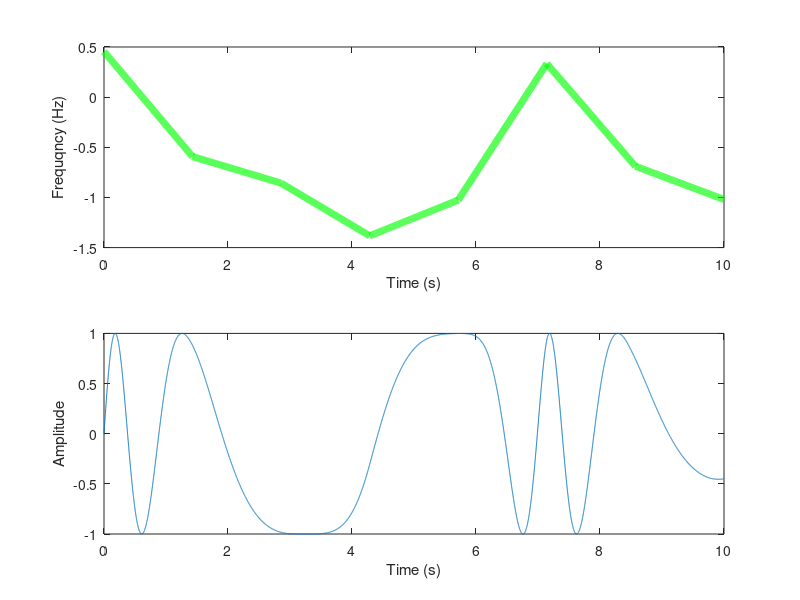
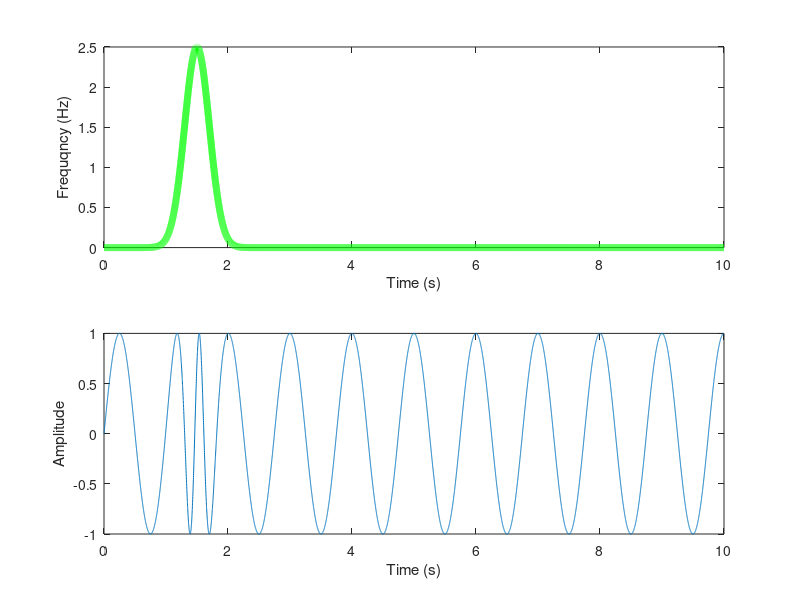
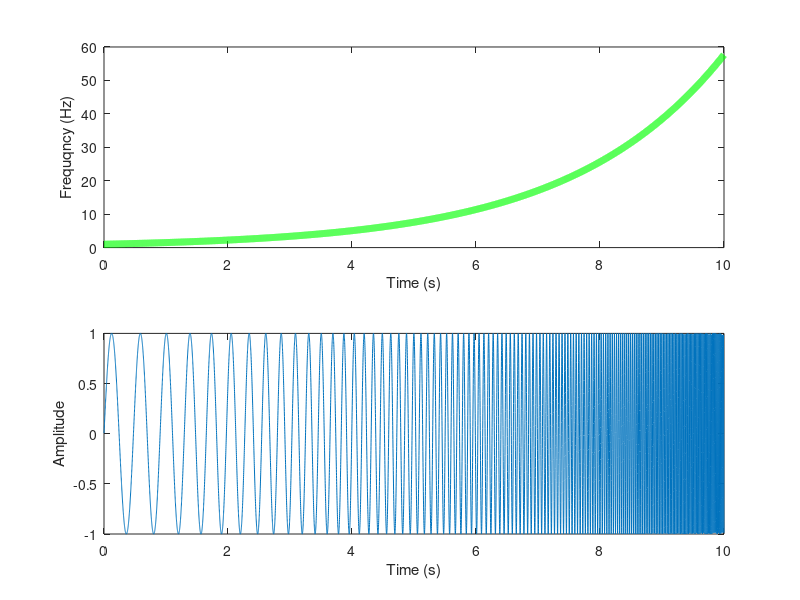

Recreate these plots in MATLAB, in order.
% Simulating Chirps with random oscillations, from a gaussian and from a exponential

% Setting reading parameters
srate_chirps = 1048;
sec_chirps = 10;
pnts_chirps = srate_chirps * sec_chirps;
time_chirps = (0:pnts_chirps-1)/srate_chirps;

% Random Oscillation
nbpoles_chirps = 8;

% creating vector of frequqncies without summing them
freqrand = interp1(randn(1, nbpoles_chirps), linspace(1, nbpoles_chirps, pnts_chirps)); 

%create signal. Note: the sum of frequqncies is done here. Frequqncies are then divided by sampling rate
signal_random = sin(2*pi*(cumsum(freqrand)/srate_chirps + time_chirps)); 

% Gaussian-driven chirps signal

% Setting gaussian parameters
gaussampl_chirps = 2.5;
gausspkt_chirps = 1.5;
fwhm_chirps = 0.47;

% Creating gaussian wave and signal from it
freqgauss = gaussampl_chirps * exp((-4*log(2)*(time_chirps - gausspkt_chirps).^2)/(fwhm_chirps^2));
signal_gauss = sin(2*pi*(cumsum(freqgauss)/srate_chirps + time_chirps));

% Exponential-drive chirps
expampl_chirps = 1;

freqexp = expampl_chirps * 1.5.^(time_chirps);
signal_log = sin(2*pi*(cumsum(freqexp)/srate_chirps + time_chirps));


% Plotting
freqmod = [freqrand; freqgauss; freqexp];
sigmod = [signal_random; signal_gauss; signal_log];

for fig = 1:size(freqmod, 1)

    figure(fig)
    
    subplot(211)
    plot(time_chirps, freqmod(fig, :), "g", "linewidth", 5)
    xlabel("Time (s)")
    ylabel("Frequqncy (Hz)")
    
    subplot(212)
    plot(time_chirps, sigmod(fig, :))
    xlabel("Time (s)")
    ylabel("Amplitude")
    
end
